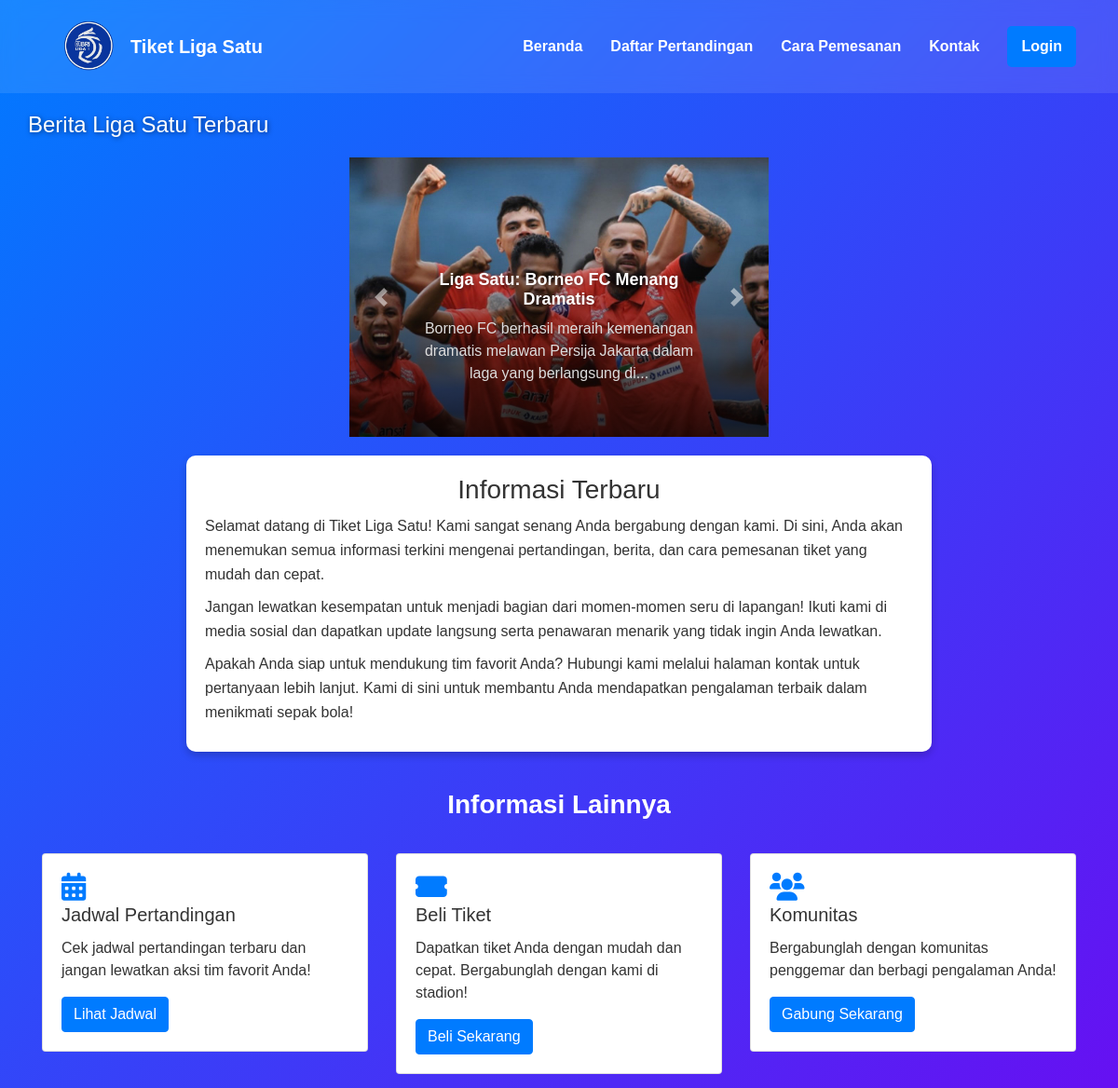
Screenshot of /beranda.php with the database file from the repository.
### tables this page shows
CREATE TABLE `berita` (
  `id` int(11) NOT NULL,
  `judul` varchar(255) NOT NULL,
  `konten` text NOT NULL,
  `gambar` varchar(255) NOT NULL,
  `tanggal` datetime DEFAULT current_timestamp()
);

### beranda.php (the view, shortened to what this page needs)
<?php
include 'koneksi.php';
$query = "SELECT * FROM berita ORDER BY tanggal DESC";
$result = mysqli_query($conn, $query);
?>
<!DOCTYPE html>
<html lang="id">
<head>
    <link rel="stylesheet" href="https://cdnjs.cloudflare.com/ajax/libs/font-awesome/6.0.0-beta3/css/all.min.css">
    <link rel="stylesheet" href="https://stackpath.bootstrapcdn.com/bootstrap/4.5.2/css/bootstrap.min.css">
</head>
<body>
    <div class="navbar">
        <div class="logo">
            <img src="img/logo.png" alt="Logo Liga Satu">
            <div style="font-family: Arial, sans-serif; font-weight: bold; font-size: 20px;">Tiket Liga Satu</div>
        </div>
        <div class="menu">
        <a href="beranda.php">Beranda</a>
        <a href="index.php">Daftar Pertandingan</a>
        <a href="carapemesanan.php">Cara Pemesanan</a>
        <a href="kontak.php">Kontak</a>
        <a href="login.php" class="custom-login-btn" style="margin-left: 15px;">Login</a>
    </div>
        </div>
    <h2 class="title">Berita Liga Satu Terbaru</h2>
    <div id="newsCarousel" class="carousel slide" data-ride="carousel">
        <div class="carousel-inner">
            <?php
            $isActive = true;
            while ($row = mysqli_fetch_assoc($result)) {
                $activeClass = $isActive ? 'active' : '';
                $isActive = false;
            ?>
                <div class="carousel-item <?= $activeClass; ?>">
                    <a href="berita_detail.php?id=<?= $row['id']; ?>">
                        <img src="img/berita/<?= $row['gambar']; ?>" class="d-block w-100" alt="<?= $row['judul']; ?>">
                        <div class="carousel-caption d-none d-md-block">
                            <h5><?= $row['judul']; ?></h5>
                            <p><?= substr($row['konten'], 0, 100); ?>...</p>
                        </div>
                    </a>
                </div>
            <?php } ?>
        </div>
        <a class="carousel-control-prev" href="#newsCarousel" role="button" data-slide="prev">
            <span class="carousel-control-prev-icon" aria-hidden="true"></span>
        </a>
        <a class="carousel-control-next" href="#newsCarousel" role="button" data-slide="next">
            <span class="carousel-control-next-icon" aria-hidden="true"></span>
        </a>
    </div>
    <div class="additional-content">
        <h3>Informasi Terbaru</h3>
        <p>Selamat datang di Tiket Liga Satu! Kami sangat senang Anda bergabung dengan kami. Di sini, Anda akan menemukan semua informasi terkini mengenai pertandingan, berita, dan cara pemesanan tiket yang mudah dan cepat.</p>
        <p>Jangan lewatkan kesempatan untuk menjadi bagian dari momen-momen seru di lapangan! Ikuti kami di media sosial dan dapatkan update langsung serta penawaran menarik yang tidak ingin Anda lewatkan.</p>
        <p>Apakah Anda siap untuk mendukung tim favorit Anda? Hubungi kami melalui halaman kontak untuk pertanyaan lebih lanjut. Kami di sini untuk membantu Anda mendapatkan pengalaman terbaik dalam menikmati sepak bola!</p>
    </div>
    <div class="container">
    <h3 class="text-center heading-info">Informasi Lainnya</h3>
        <div class="row">
            <div class="col-md-4">
                <div class="card">
                    <div class="card-body">
                        <i class="icon fas fa-calendar-alt"></i>
                        <h5 class="card-title">Jadwal Pertandingan</h5>
                        <p class="card-text">Cek jadwal pertandingan terbaru dan jangan lewatkan aksi tim favorit Anda!</p>
                        <a href="index.php" class="btn btn-primary">Lihat Jadwal</a>
                    </div>
                </div>
            </div>
            <div class="col-md-4">
                <div class="card">
                    <div class="card-body">
                        <i class="icon fas fa-ticket-alt"></i>
                        <h5 class="card-title">Beli Tiket</h5>
                        <p class="card-text">Dapatkan tiket Anda dengan mudah dan cepat. Bergabunglah dengan kami di stadion!</p>
                        <a href="index.php" class="btn btn-primary">Beli Sekarang</a>
                    </div>
                </div>
            </div>
            <div class="col-md-4">
                <div class="card">
                    <div class="card-body">
                        <i class="icon fas fa-users"></i>
                        <h5 class="card-title">Komunitas</h5>
                        <p class="card-text">Bergabunglah dengan komunitas penggemar dan berbagi pengalaman Anda!</p>
                        <a href="kontak.php" class="btn btn-primary">Gabung Sekarang</a>
                    </div>
                </div>
            </div>
        </div>
    </div>
</body>
</html>

### beranda.php (style rules this page uses)
body { font-family: Arial, sans-serif; background: linear-gradient(135deg, #007bff, #6610f2); color: #333; margin: 0; padding: 0; display: flex; flex-direction: column; align-items: center; }
.navbar { display: flex; justify-content: space-between; align-items: center; width: 100%; padding: 15px 30px; background: rgba(255, 255, 255, 0.1); backdrop-filter: blur(10px); color: #fff; position: sticky; top: 0; z-index: 1000; transition: all 0.3s ease-in-out; }
.navbar .logo { display: flex; align-items: center; }
.navbar .logo img { height: 70px; margin-right: 10px; margin-left: 30px; }
.navbar a { color: #fff; text-decoration: none; padding: 10px 15px; font-weight: bold; transition: color 0.3s; }
.navbar .menu { display: flex; }
.title { color: #fff; margin: 20px 0; text-shadow: 1px 1px 5px rgba(0, 0, 0, 0.5); font-size: 24px; width: 100%; text-align: left; padding-left: 30px; }
.carousel-item img { width: 100%; height: 300px; object-fit: cover; }
.carousel-item::after { content: ''; position: absolute; bottom: 0; left: 0; width: 100%; height: 80%; background: linear-gradient(to top, rgba(0, 0, 0, 0.8), rgba(0, 0, 0, 0)); z-index: 1; }
.carousel-caption { position: absolute; z-index: 2; bottom: 20px; }
.carousel-caption h5 { font-weight: bold; font-size: 18px; color: #fff; text-shadow: 1px 1px 5px rgba(0, 0, 0, 0.5); }
.carousel-caption p { color: #ddd; }
.additional-content { background : #fff; border-radius: 10px; box-shadow: 0 4px 8px rgba(0, 0, 0, 0.2); padding: 20px; width: 90%; max-width: 800px; margin: 20px; }
.additional-content h3 { color: #333; margin-bottom: 10px; text-align: center; }
.additional-content p { margin: 10px 0; line-height: 1.6; }
.card { margin: 15px 0; transition: transform 0.2s; }
.icon { font-size: 30px; color: #007bff; }
.heading-info { font-weight: bold; color: white; margin: 20px 0; }
.custom-login-btn { background-color: #007bff; color: white; border: none; padding: 10px 20px; border-radius: 5px; margin-right: 15px; text-decoration: none; transition: background-color 0.3s; }

### rows the page displays
berita: gambar (picture), judul "Liga Satu: Borneo FC Menang Dramatis", konten "Borneo FC berhasil meraih kemenangan dramatis melawan Persija Jakarta dalam laga yang berlangsung di"
